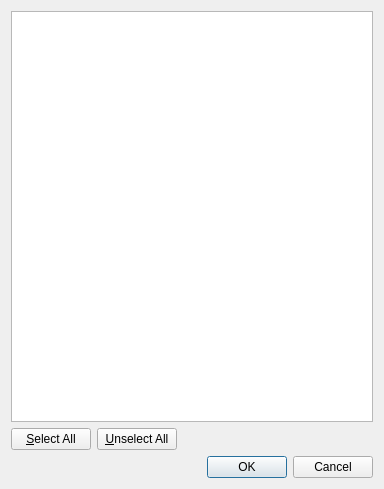
<?xml version="1.0" encoding="UTF-8"?>
<ui version="4.0">
 <class>TrackViewFBXImportPreviewDialog</class>
 <widget class="QDialog" name="TrackViewFBXImportPreviewDialog">
  <property name="geometry">
   <rect>
    <x>0</x>
    <y>0</y>
    <width>384</width>
    <height>489</height>
   </rect>
  </property>
  <property name="windowTitle">
   <string>FBX Import - Select Nodes to Import...</string>
  </property>
  <layout class="QGridLayout" name="gridLayout" columnstretch="0,0,1">
   <item row="1" column="1">
    <widget class="QPushButton" name="buttonUnselectAll">
     <property name="text">
      <string>&amp;Unselect All</string>
     </property>
     <property name="toolTip">
      <string>Unselect all nodes in the list (Alt+U)</string>
     </property>
    </widget>
   </item>
   <item row="1" column="0">
    <widget class="QPushButton" name="buttonSelectAll">
     <property name="text">
      <string>&amp;Select All</string>
     </property>
     <property name="toolTip">
      <string>Select all nodes in the list (Alt+S)</string>
     </property>
    </widget>
   </item>
   <item row="0" column="0" colspan="3">
    <widget class="QTreeView" name="m_tree">
     <property name="toolTip">
      <string>List of FBX nodes available to import</string>
     </property>
     <property name="rootIsDecorated">
      <bool>false</bool>
     </property>
     <attribute name="headerVisible">
      <bool>false</bool>
     </attribute>
    </widget>
   </item>
   <item row="2" column="0" colspan="3">
    <widget class="QDialogButtonBox" name="buttonBox">
     <property name="orientation">
      <enum>Qt::Horizontal</enum>
     </property>
     <property name="standardButtons">
      <set>QDialogButtonBox::Cancel|QDialogButtonBox::Ok</set>
     </property>
    </widget>
   </item>
  </layout>
 </widget>
 <resources/>
 <connections>
  <connection>
   <sender>buttonBox</sender>
   <signal>accepted()</signal>
   <receiver>TrackViewFBXImportPreviewDialog</receiver>
   <slot>accept()</slot>
   <hints>
    <hint type="sourcelabel">
     <x>248</x>
     <y>254</y>
    </hint>
    <hint type="destinationlabel">
     <x>157</x>
     <y>274</y>
    </hint>
   </hints>
  </connection>
  <connection>
   <sender>buttonBox</sender>
   <signal>rejected()</signal>
   <receiver>TrackViewFBXImportPreviewDialog</receiver>
   <slot>reject()</slot>
   <hints>
    <hint type="sourcelabel">
     <x>316</x>
     <y>260</y>
    </hint>
    <hint type="destinationlabel">
     <x>286</x>
     <y>274</y>
    </hint>
   </hints>
  </connection>
 </connections>
</ui>
